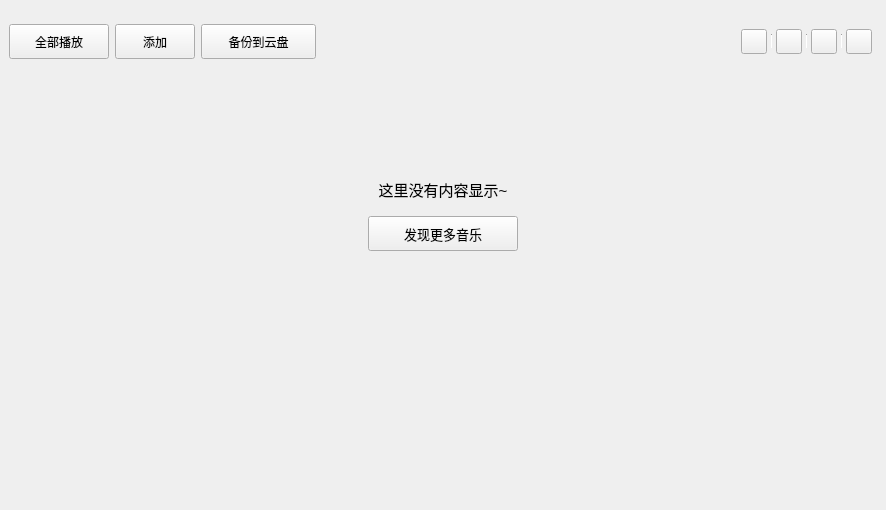
<?xml version="1.0" encoding="UTF-8"?>
<ui version="4.0">
 <class>LocalSong</class>
 <widget class="QWidget" name="LocalSong">
  <property name="geometry">
   <rect>
    <x>0</x>
    <y>0</y>
    <width>886</width>
    <height>510</height>
   </rect>
  </property>
  <property name="windowTitle">
   <string>LocalSong</string>
  </property>
  <layout class="QVBoxLayout" name="verticalLayout_3" stretch="0,0,1">
   <property name="spacing">
    <number>10</number>
   </property>
   <property name="leftMargin">
    <number>0</number>
   </property>
   <property name="topMargin">
    <number>15</number>
   </property>
   <property name="rightMargin">
    <number>0</number>
   </property>
   <property name="bottomMargin">
    <number>0</number>
   </property>
   <item>
    <widget class="QWidget" name="operation_widget" native="true">
     <layout class="QHBoxLayout" name="horizontalLayout_9" stretch="0,0,0,0,0,0">
      <item>
       <widget class="QToolButton" name="local_all_play_toolButton">
        <property name="minimumSize">
         <size>
          <width>100</width>
          <height>35</height>
         </size>
        </property>
        <property name="maximumSize">
         <size>
          <width>100</width>
          <height>35</height>
         </size>
        </property>
        <property name="cursor">
         <cursorShape>PointingHandCursor</cursorShape>
        </property>
        <property name="mouseTracking">
         <bool>false</bool>
        </property>
        <property name="toolTip">
         <string/>
        </property>
        <property name="text">
         <string>全部播放</string>
        </property>
        <property name="toolButtonStyle">
         <enum>Qt::ToolButtonTextBesideIcon</enum>
        </property>
       </widget>
      </item>
      <item>
       <widget class="QToolButton" name="local_add_toolButton">
        <property name="minimumSize">
         <size>
          <width>80</width>
          <height>35</height>
         </size>
        </property>
        <property name="maximumSize">
         <size>
          <width>80</width>
          <height>35</height>
         </size>
        </property>
        <property name="cursor">
         <cursorShape>PointingHandCursor</cursorShape>
        </property>
        <property name="toolTip">
         <string/>
        </property>
        <property name="text">
         <string>添加</string>
        </property>
        <property name="toolButtonStyle">
         <enum>Qt::ToolButtonTextBesideIcon</enum>
        </property>
       </widget>
      </item>
      <item>
       <widget class="QToolButton" name="upload_toolButton">
        <property name="minimumSize">
         <size>
          <width>115</width>
          <height>35</height>
         </size>
        </property>
        <property name="maximumSize">
         <size>
          <width>115</width>
          <height>35</height>
         </size>
        </property>
        <property name="cursor">
         <cursorShape>PointingHandCursor</cursorShape>
        </property>
        <property name="toolTip">
         <string/>
        </property>
        <property name="text">
         <string>备份到云盘</string>
        </property>
        <property name="toolButtonStyle">
         <enum>Qt::ToolButtonTextBesideIcon</enum>
        </property>
       </widget>
      </item>
      <item>
       <spacer name="horizontalSpacer_16">
        <property name="orientation">
         <enum>Qt::Horizontal</enum>
        </property>
        <property name="sizeType">
         <enum>QSizePolicy::Expanding</enum>
        </property>
        <property name="sizeHint" stdset="0">
         <size>
          <width>40</width>
          <height>20</height>
         </size>
        </property>
       </spacer>
      </item>
      <item>
       <widget class="ElaSuggestBox" name="local_search_suggest_box" native="true">
        <property name="sizePolicy">
         <sizepolicy hsizetype="Fixed" vsizetype="Preferred">
          <horstretch>0</horstretch>
          <verstretch>0</verstretch>
         </sizepolicy>
        </property>
        <property name="layoutDirection">
         <enum>Qt::LeftToRight</enum>
        </property>
       </widget>
      </item>
      <item>
       <widget class="QWidget" name="small_widget" native="true">
        <property name="sizePolicy">
         <sizepolicy hsizetype="Fixed" vsizetype="Preferred">
          <horstretch>0</horstretch>
          <verstretch>0</verstretch>
         </sizepolicy>
        </property>
        <layout class="QHBoxLayout" name="horizontalLayout_14">
         <property name="spacing">
          <number>4</number>
         </property>
         <property name="leftMargin">
          <number>5</number>
         </property>
         <property name="topMargin">
          <number>2</number>
         </property>
         <property name="rightMargin">
          <number>5</number>
         </property>
         <property name="bottomMargin">
          <number>2</number>
         </property>
         <item>
          <widget class="QToolButton" name="local_share_toolButton">
           <property name="cursor">
            <cursorShape>PointingHandCursor</cursorShape>
           </property>
           <property name="toolTip">
            <string/>
           </property>
           <property name="text">
            <string/>
           </property>
           <property name="iconSize">
            <size>
             <width>18</width>
             <height>18</height>
            </size>
           </property>
          </widget>
         </item>
         <item>
          <widget class="Line" name="line_2">
           <property name="sizePolicy">
            <sizepolicy hsizetype="Fixed" vsizetype="Fixed">
             <horstretch>0</horstretch>
             <verstretch>0</verstretch>
            </sizepolicy>
           </property>
           <property name="minimumSize">
            <size>
             <width>1</width>
             <height>15</height>
            </size>
           </property>
           <property name="maximumSize">
            <size>
             <width>1</width>
             <height>16777215</height>
            </size>
           </property>
           <property name="font">
            <font>
             <family>宋体</family>
            </font>
           </property>
           <property name="lineWidth">
            <number>1</number>
           </property>
           <property name="orientation">
            <enum>Qt::Vertical</enum>
           </property>
          </widget>
         </item>
         <item>
          <widget class="QToolButton" name="local_album_toolButton">
           <property name="cursor">
            <cursorShape>PointingHandCursor</cursorShape>
           </property>
           <property name="toolTip">
            <string/>
           </property>
           <property name="text">
            <string/>
           </property>
           <property name="iconSize">
            <size>
             <width>18</width>
             <height>18</height>
            </size>
           </property>
          </widget>
         </item>
         <item>
          <widget class="Line" name="line_3">
           <property name="sizePolicy">
            <sizepolicy hsizetype="Fixed" vsizetype="Fixed">
             <horstretch>0</horstretch>
             <verstretch>0</verstretch>
            </sizepolicy>
           </property>
           <property name="minimumSize">
            <size>
             <width>1</width>
             <height>15</height>
            </size>
           </property>
           <property name="maximumSize">
            <size>
             <width>1</width>
             <height>16777215</height>
            </size>
           </property>
           <property name="font">
            <font>
             <family>宋体</family>
            </font>
           </property>
           <property name="orientation">
            <enum>Qt::Vertical</enum>
           </property>
          </widget>
         </item>
         <item>
          <widget class="QToolButton" name="local_sort_toolButton">
           <property name="cursor">
            <cursorShape>PointingHandCursor</cursorShape>
           </property>
           <property name="toolTip">
            <string/>
           </property>
           <property name="text">
            <string/>
           </property>
           <property name="iconSize">
            <size>
             <width>18</width>
             <height>18</height>
            </size>
           </property>
           <property name="checkable">
            <bool>false</bool>
           </property>
          </widget>
         </item>
         <item>
          <widget class="Line" name="line_4">
           <property name="sizePolicy">
            <sizepolicy hsizetype="Fixed" vsizetype="Fixed">
             <horstretch>0</horstretch>
             <verstretch>0</verstretch>
            </sizepolicy>
           </property>
           <property name="minimumSize">
            <size>
             <width>1</width>
             <height>15</height>
            </size>
           </property>
           <property name="maximumSize">
            <size>
             <width>1</width>
             <height>16777215</height>
            </size>
           </property>
           <property name="font">
            <font>
             <family>宋体</family>
            </font>
           </property>
           <property name="orientation">
            <enum>Qt::Vertical</enum>
           </property>
          </widget>
         </item>
         <item>
          <widget class="QToolButton" name="local_batch_toolButton">
           <property name="cursor">
            <cursorShape>PointingHandCursor</cursorShape>
           </property>
           <property name="toolTip">
            <string/>
           </property>
           <property name="text">
            <string/>
           </property>
           <property name="iconSize">
            <size>
             <width>18</width>
             <height>18</height>
            </size>
           </property>
          </widget>
         </item>
        </layout>
       </widget>
      </item>
     </layout>
    </widget>
   </item>
   <item>
    <widget class="MyScrollArea" name="scrollArea">
     <property name="frameShape">
      <enum>QFrame::NoFrame</enum>
     </property>
     <property name="horizontalScrollBarPolicy">
      <enum>Qt::ScrollBarAlwaysOff</enum>
     </property>
     <property name="widgetResizable">
      <bool>true</bool>
     </property>
     <property name="alignment">
      <set>Qt::AlignLeading|Qt::AlignLeft|Qt::AlignVCenter</set>
     </property>
     <widget class="QWidget" name="scrollAreaWidgetContents">
      <property name="geometry">
       <rect>
        <x>0</x>
        <y>0</y>
        <width>886</width>
        <height>69</height>
       </rect>
      </property>
      <layout class="QVBoxLayout" name="verticalLayout">
       <property name="spacing">
        <number>0</number>
       </property>
       <property name="leftMargin">
        <number>0</number>
       </property>
       <property name="topMargin">
        <number>0</number>
       </property>
       <property name="rightMargin">
        <number>10</number>
       </property>
       <property name="bottomMargin">
        <number>0</number>
       </property>
       <item>
        <widget class="QWidget" name="local_song_list_widget" native="true">
         <property name="sizePolicy">
          <sizepolicy hsizetype="Expanding" vsizetype="Expanding">
           <horstretch>0</horstretch>
           <verstretch>0</verstretch>
          </sizepolicy>
         </property>
         <layout class="QVBoxLayout" name="verticalLayout_10">
          <property name="leftMargin">
           <number>5</number>
          </property>
          <property name="topMargin">
           <number>4</number>
          </property>
          <property name="rightMargin">
           <number>6</number>
          </property>
         </layout>
        </widget>
       </item>
      </layout>
     </widget>
    </widget>
   </item>
   <item>
    <widget class="QWidget" name="widget" native="true">
     <layout class="QVBoxLayout" name="verticalLayout_2" stretch="2,1,3">
      <property name="topMargin">
       <number>0</number>
      </property>
      <item>
       <spacer name="verticalSpacer_2">
        <property name="orientation">
         <enum>Qt::Vertical</enum>
        </property>
        <property name="sizeType">
         <enum>QSizePolicy::Expanding</enum>
        </property>
        <property name="sizeHint" stdset="0">
         <size>
          <width>20</width>
          <height>40</height>
         </size>
        </property>
       </spacer>
      </item>
      <item>
       <layout class="QGridLayout" name="gridLayout">
        <property name="verticalSpacing">
         <number>15</number>
        </property>
        <item row="0" column="0">
         <spacer name="horizontalSpacer_8">
          <property name="orientation">
           <enum>Qt::Horizontal</enum>
          </property>
          <property name="sizeHint" stdset="0">
           <size>
            <width>40</width>
            <height>20</height>
           </size>
          </property>
         </spacer>
        </item>
        <item row="0" column="1">
         <widget class="QLabel" name="prompt_label">
          <property name="font">
           <font>
            <pointsize>11</pointsize>
           </font>
          </property>
          <property name="text">
           <string>这里没有内容显示~</string>
          </property>
          <property name="scaledContents">
           <bool>false</bool>
          </property>
          <property name="alignment">
           <set>Qt::AlignBottom|Qt::AlignHCenter</set>
          </property>
         </widget>
        </item>
        <item row="0" column="2">
         <spacer name="horizontalSpacer_9">
          <property name="orientation">
           <enum>Qt::Horizontal</enum>
          </property>
          <property name="sizeHint" stdset="0">
           <size>
            <width>40</width>
            <height>20</height>
           </size>
          </property>
         </spacer>
        </item>
        <item row="1" column="0">
         <spacer name="horizontalSpacer_11">
          <property name="orientation">
           <enum>Qt::Horizontal</enum>
          </property>
          <property name="sizeHint" stdset="0">
           <size>
            <width>40</width>
            <height>20</height>
           </size>
          </property>
         </spacer>
        </item>
        <item row="1" column="1">
         <widget class="QPushButton" name="search_pushButton">
          <property name="minimumSize">
           <size>
            <width>150</width>
            <height>35</height>
           </size>
          </property>
          <property name="maximumSize">
           <size>
            <width>150</width>
            <height>35</height>
           </size>
          </property>
          <property name="font">
           <font>
            <pointsize>10</pointsize>
           </font>
          </property>
          <property name="cursor">
           <cursorShape>PointingHandCursor</cursorShape>
          </property>
          <property name="text">
           <string>发现更多音乐</string>
          </property>
         </widget>
        </item>
        <item row="1" column="2">
         <spacer name="horizontalSpacer_10">
          <property name="orientation">
           <enum>Qt::Horizontal</enum>
          </property>
          <property name="sizeHint" stdset="0">
           <size>
            <width>40</width>
            <height>20</height>
           </size>
          </property>
         </spacer>
        </item>
       </layout>
      </item>
      <item>
       <spacer name="verticalSpacer_3">
        <property name="orientation">
         <enum>Qt::Vertical</enum>
        </property>
        <property name="sizeType">
         <enum>QSizePolicy::Fixed</enum>
        </property>
        <property name="sizeHint" stdset="0">
         <size>
          <width>20</width>
          <height>250</height>
         </size>
        </property>
       </spacer>
      </item>
     </layout>
    </widget>
   </item>
  </layout>
 </widget>
 <customwidgets>
  <customwidget>
   <class>MyScrollArea</class>
   <extends>QScrollArea</extends>
   <header>MyScrollArea.h</header>
   <container>1</container>
  </customwidget>
  <customwidget>
   <class>ElaSuggestBox</class>
   <extends>QWidget</extends>
   <header>ElaSuggestBox.h</header>
   <container>1</container>
  </customwidget>
 </customwidgets>
 <resources/>
 <connections/>
</ui>
